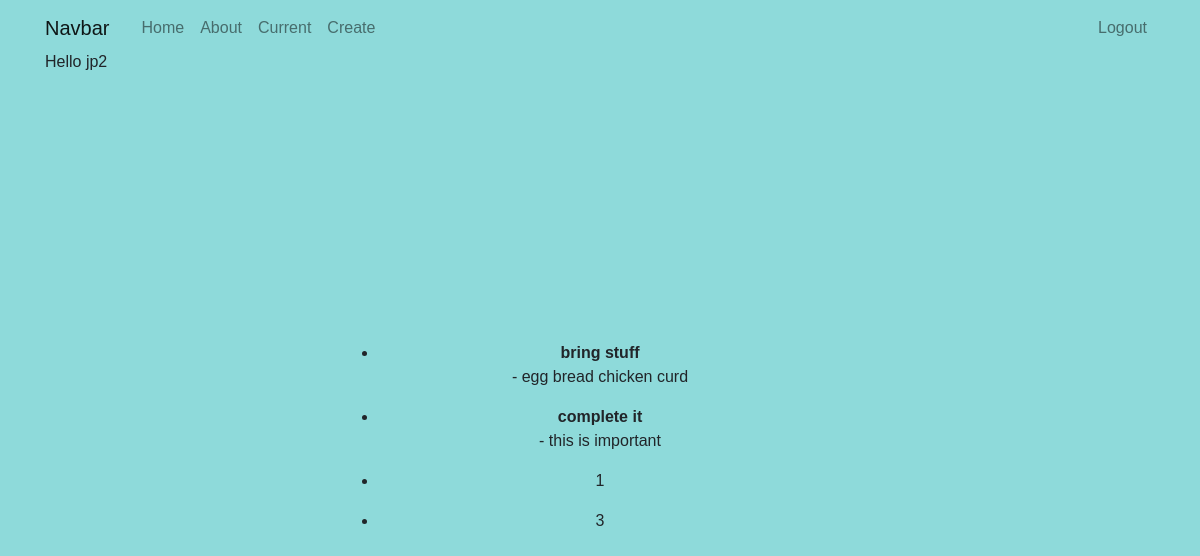
The page /current/ (signed in) on the database its author committed.
### todo/models.py (models this page shows, shortened)
class Todo(models.Model):
    title = models.CharField(max_length=100)
    memo = models.TextField(blank=True)
    important = models.BooleanField(default=False)
    created = models.DateTimeField(auto_now_add=True)
    datecompleted = models.DateTimeField(null=True,blank=True)
    user = models.ForeignKey(User,on_delete = models.CASCADE)

### todo/views.py (the view)
# urls.py: path('current/',views.current,name = 'current'),
def current(request):
    todos = Todo.objects.filter(user=request.user)          # select the todo list of user logged in.
    return render(request,'todo/current.html', {'todos':todos})

### todo/templates/todo/current.html
{% extends 'todo/base.html' %}
{% block content %}
<div style="margin-top: 100px;">
        <div class="welcome-text">
            {% for  todo in todos %}
                <ul>
                    <li>{% if todo.important %}<b>{% endif %} {{ todo.title }}  {% if todo.important %} </b> {% endif %} </li>
                    {% if todo.important %} - {{ todo.memo }} {% endif %}
                </ul>
            {% endfor %}
        </div>
</div>
{% endblock %}

### todo/templates/todo/base.html (shortened to what this page needs)
<!doctype html>
<html lang="en">
<head>
  {% load static %}
  <link rel="stylesheet" href="https://cdn.jsdelivr.net/npm/bootstrap@4.6.0/dist/css/bootstrap.min.css"
>
  <link rel="stylesheet" href="{% static 'todo/custom.css' %}">
</head>
<body>
  <div class="container mr-auto">
    <nav class="navbar navbar-expand-md navbar-light bg-steel fixed-top">
      <div class="container">
        <a class="navbar-brand mr-4" href="{% url 'home' %}">Navbar</a>
        <div class="collapse navbar-collapse" id="navbarToggle">
          <div class="navbar-nav mr-auto">
            <a class="nav-item nav-link" href="{% url 'home' %}">Home</a>
            <a class="nav-item nav-link" href="{% url 'about' %}">About</a>
            {% if user.is_authenticated %}
            <a class="nav-item nav-link" href="{% url 'current' %}">Current</a>
            <a class="nav-item nav-link" href="{% url 'createtodo' %}">Create</a>
            {% endif %}
          </div>
          <div class="navbar-nav">
            {% if user.is_authenticated %}
            <a class="nav-item nav-link" href="{% url 'logoutuser' %}">Logout</a>
            {% else %}
            <a class="nav-item nav-link" href="{% url 'loginuser' %}">Login</a>
            <a class="nav-item nav-link" href="{% url 'signupuser' %}">SignUp</a>
            {% endif %}
          </div>
        </div>
      </div>
    </nav>
  </div>
  <div class="container">
    <div style="margin-top: 50px;">
    {% if user.is_authenticated %}
    Hello {{ user.username}} <br>
    {% endif %}
    </div>
    {% block content %}
    {% endblock %}
  </div>
</body>
</html>

### todo/static/todo/custom.css (style rules this page uses)
body { background-color: rgb(142, 218, 218); }
* { margin: 0; padding: 0; }
body { font-family: 'Poppins', sans-serif; }
.welcome-text { position: relative; margin: 15% 30%; padding: 100px 0; text-align: center; background-position: center; }

### rows shown on the page
Todo: title "bring stuff", memo "egg bread chicken curd"
Todo: title "complete it", memo "this is important"
Todo: title "1"
Todo: title "3"

### other values the page prints
{{ user.username }} "jp2"
